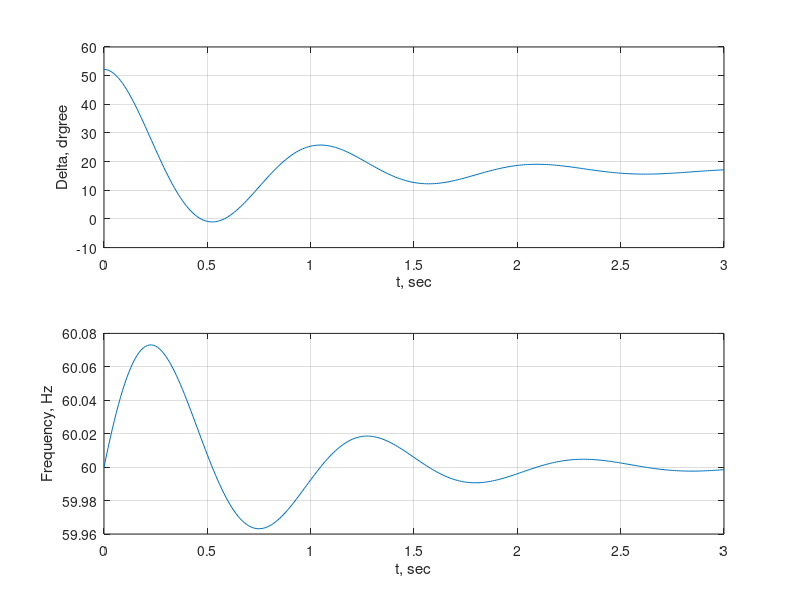

This figure's MATLAB source: (Note: this script raises an error after producing the figure.)
%%%%%%%%%%%%%%%%%%%%%%%%%%%%%%%%%%%%%%%%%%%%%%%%%%%%%%%%%%%%%%%%%%%%%%%%%%%
% POWER SYSTEM LAB-II (M.Tech. (EE-PSE))
% EXPERIMENT No. 3
% Example-03 on dynamics of single machine infinite bus system.
% Modified by: Dr. Rajat Kanti Samal, VSSUT Burla
%%%%%%%%%%%%%%%%%%%%%%%%%%%%%%%%%%%%%%%%%%%%%%%%%%%%%%%%%%%%%%%%%%%%%%%%%%%

clc
clear all
E=1.35;  V=1.0;  H=9.94;  X=0.65;   Pm=0.6;  D=0.138;    f0=60;
Pmax=E*V/X 
d0=asin(Pm/Pmax)                % Maximum Power
Ps=Pmax*cos(d0)
wn=sqrt(pi*60/H*Ps)
z=D/2*sqrt(pi*60/(H*Ps))
wd=wn*sqrt(1-z^2);   
fd=wd/(2*pi)
tau=1/(z*wn)
th=acos(z)
Dp=0.2;
Du=pi*f0/H*Dp;
t=0:.01:3;
Dd=Du/(wn*sqrt(1-z^2))*exp(-z*wn*t).*sin(wd*t + th);
d=(d0+Dd)*180/pi;
Dw=Du/(wn*sqrt(1-z^2))*exp(-z*wn*t).*sin(wd*t);
f=f0+Dw/(2*pi);
figure(1), subplot(2,1,1), plot(t,d), grid
xlabel('t, sec'),ylabel('Delta, drgree')
subplot(2,1,2), plot(t,f), grid
xlabel('t, sec'),ylabel('Frequency, Hz')
A=[0 1; -wn^2  -2*z*wn];
Dp=0.1;
Du=pi*f0/H*Dp;
B=[0;1]*Du;
C=[1 0; 0 1];
D=[0; 0];
[y,x]= step(A, B, C, D, 1, t);
Dd=x(:,1);  Dw=x(:,2);
d1=(d0+Dd)*180/pi;
f1=f0+Dw/(2*pi);
figure(2),subplot(2,1,1), plot(t,d), grid
xlabel('t,sec'),ylabel('Delta , degrees')
subplot(2,1,2), plot(t,f), grid
xlabel('t, sec'),ylabel('Delta, drgree')
subplot(1,1,1)






